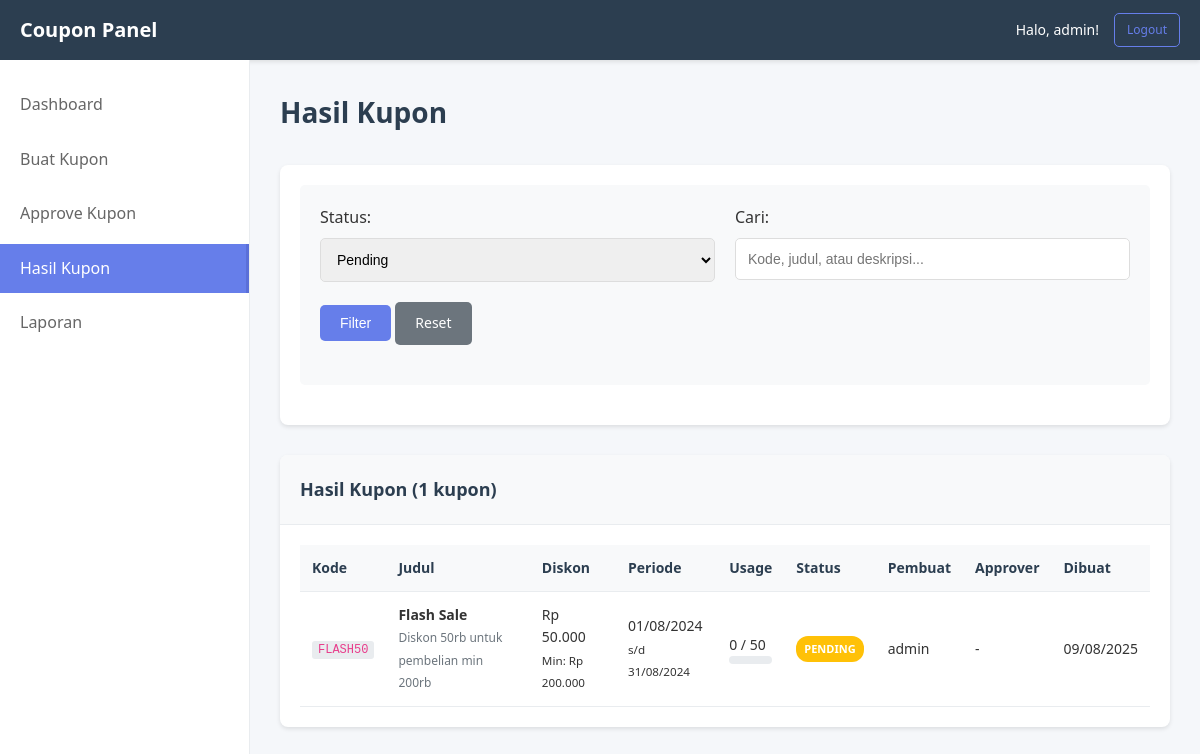
Screenshot of /result.php?filter=pending (signed in) with the database file from the repository.
### tables this page shows
CREATE TABLE users (
    id INT AUTO_INCREMENT PRIMARY KEY,
    username VARCHAR(50) NOT NULL UNIQUE,
    password VARCHAR(255) NOT NULL,
    email VARCHAR(100),
    created_at TIMESTAMP DEFAULT CURRENT_TIMESTAMP
);

CREATE TABLE coupons (
    id INT AUTO_INCREMENT PRIMARY KEY,
    code VARCHAR(50) NOT NULL UNIQUE,
    title VARCHAR(100) NOT NULL,
    description TEXT,
    discount_type ENUM('percentage', 'fixed') NOT NULL,
    discount_value DECIMAL(10,2) NOT NULL,
    min_order DECIMAL(10,2) DEFAULT 0,
    max_usage INT DEFAULT 1,
    current_usage INT DEFAULT 0,
    status ENUM('pending', 'approved', 'rejected', 'expired') DEFAULT 'pending',
    start_date DATE NOT NULL,
    end_date DATE NOT NULL,
    created_by INT NOT NULL,
    created_at TIMESTAMP DEFAULT CURRENT_TIMESTAMP,
    updated_at TIMESTAMP DEFAULT CURRENT_TIMESTAMP ON UPDATE CURRENT_TIMESTAMP,
    approved_by INT NULL,
    approved_at TIMESTAMP NULL,
    FOREIGN KEY (created_by) REFERENCES users(id),
    FOREIGN KEY (approved_by) REFERENCES users(id)
);

### auth.php (called while the page is built, shortened)
<?php
require_once 'db.php';
function getCurrentUser() {
    global $pdo;
    try {
        $stmt = $pdo->prepare("SELECT * FROM users WHERE id = ?");
        $stmt->execute([$_SESSION['user_id']]);
        return $stmt->fetch(PDO::FETCH_ASSOC);
    } catch(PDOException $e) {
        return null;
    }
}
?>

### db.php (called while the page is built, shortened)
<?php
function formatCurrency($amount) {
    return 'Rp ' . number_format($amount, 0, ',', '.');
}
function formatDate($date) {
    return date('d/m/Y', strtotime($date));
}
?>

### result.php (the view, shortened to what this page needs)
<?php
require_once 'auth.php';
$filter = $_GET['filter'] ?? 'all';
$search = $_GET['search'] ?? '';
try {
    $sql = "
        SELECT c.*, u.username as creator, u2.username as approver
        FROM coupons c
        JOIN users u ON c.created_by = u.id
        LEFT JOIN users u2 ON c.approved_by = u2.id
        WHERE 1=1
    ";
    $params = [];
    if ($filter != 'all') {
        $sql .= " AND c.status = ?";
        $params[] = $filter;
    }
    $sql .= " ORDER BY c.created_at DESC";
    $stmt = $pdo->prepare($sql);
    $stmt->execute($params);
    $coupons = $stmt->fetchAll();
    $couponStats = [];
    foreach ($coupons as $coupon) {
        $stmt = $pdo->prepare("SELECT COUNT(*) as usage_count FROM coupon_usage WHERE coupon_id = ?");
        $stmt->execute([$coupon['id']]);
        $couponStats[$coupon['id']] = $stmt->fetch()['usage_count'];
    }
} catch(PDOException $e) {
    die("Error: " . $e->getMessage());
}
$user = getCurrentUser();
?>
<!DOCTYPE html>
<html lang="id">
<head>
    <link rel="stylesheet" href="style.css">
</head>
<body>
    <nav class="navbar">
        <div class="nav-brand">
            <h2>Coupon Panel</h2>
        </div>
        <div class="nav-user">
            <span>Halo, <?php echo htmlspecialchars($user['username']); ?>!</span>
            <a href="logout.php" class="btn btn-sm btn-outline">Logout</a>
        </div>
    </nav>
    <div class="container">
        <div class="sidebar">
            <ul class="nav-menu">
                <li><a href="dashboard.php">Dashboard</a></li>
                <li><a href="create_coupon.php">Buat Kupon</a></li>
                <li><a href="approve_coupon.php">Approve Kupon</a></li>
                <li><a href="result.php" class="active">Hasil Kupon</a></li>
                <li><a href="report.php">Laporan</a></li>
            </ul>
        </div>
        <div class="main-content">
            <h1>Hasil Kupon</h1>
            <div class="card">
                <div class="card-body">
                    <form method="GET" class="filter-form">
                        <div class="form-row">
                            <div class="form-group">
                                <label for="filter">Status:</label>
                                <select id="filter" name="filter">
                                    <option value="pending" <?php echo $filter == 'pending' ? 'selected' : ''; ?>>Pending</option>
                                </select>
                            </div>
                            <div class="form-group">
                                <label for="search">Cari:</label>
                                <input type="text" id="search" name="search" value="<?php echo htmlspecialchars($search); ?>" placeholder="Kode, judul, atau deskripsi...">
                            </div>
                            <div class="form-group">
                                <button type="submit" class="btn btn-primary">Filter</button>
                                <a href="result.php" class="btn btn-secondary">Reset</a>
                            </div>
                        </div>
                    </form>
                </div>
            </div>
            <div class="card">
                <div class="card-header">
                    <h3>Hasil Kupon (<?php echo count($coupons); ?> kupon)</h3>
                </div>
                <div class="card-body">
                    <?php if (empty($coupons)): ?>
                        <p>Tidak ada kupon yang ditemukan.</p>
                    <?php else: ?>
                        <div class="table-responsive">
                            <table class="table">
                                <thead>
                                    <tr>
                                        <th>Kode</th>
                                        <th>Judul</th>
                                        <th>Diskon</th>
                                        <th>Periode</th>
                                        <th>Usage</th>
                                        <th>Status</th>
                                        <th>Pembuat</th>
                                        <th>Approver</th>
                                        <th>Dibuat</th>
                                    </tr>
                                </thead>
                                <tbody>
                                    <?php foreach ($coupons as $coupon): ?>
                                        <tr>
                                            <td><code><?php echo htmlspecialchars($coupon['code']); ?></code></td>
                                            <td>
                                                <strong><?php echo htmlspecialchars($coupon['title']); ?></strong>
                                                <?php if ($coupon['description']): ?>
                                                    <br><small class="text-muted"><?php echo htmlspecialchars($coupon['description']); ?></small>
                                                <?php endif; ?>
                                            </td>
                                            <td>
                                                <?php if ($coupon['discount_type'] == 'percentage'): ?>
                                                    <?php echo $coupon['discount_value']; ?>%
                                                <?php else: ?>
                                                    <?php echo formatCurrency($coupon['discount_value']); ?>
                                                <?php endif; ?>
                                                <?php if ($coupon['min_order'] > 0): ?>
                                                    <br><small>Min: <?php echo formatCurrency($coupon['min_order']); ?></small>
                                                <?php endif; ?>
                                            </td>
                                            <td>
                                                <?php echo formatDate($coupon['start_date']); ?><br>
                                                <small>s/d <?php echo formatDate($coupon['end_date']); ?></small>
                                            </td>
                                            <td>
                                                <?php echo $couponStats[$coupon['id']]; ?> / <?php echo $coupon['max_usage']; ?>
                                                <br>
                                                <div class="progress-bar">
                                                </div>
                                            </td>
                                            <td>
                                                <span class="badge badge-<?php echo $coupon['status']; ?>">
                                                    <?php echo ucfirst($coupon['status']); ?>
                                                </span>
                                            </td>
                                            <td><?php echo htmlspecialchars($coupon['creator']); ?></td>
                                            <td>
                                                <?php if ($coupon['approver']): ?>
                                                    <?php echo htmlspecialchars($coupon['approver']); ?>
                                                    <br><small><?php echo date('d/m/Y', strtotime($coupon['approved_at'])); ?></small>
                                                <?php else: ?>
                                                    -
                                                <?php endif; ?>
                                            </td>
                                            <td><?php echo formatDate($coupon['created_at']); ?></td>
                                        </tr>
                                    <?php endforeach; ?>
                                </tbody>
                            </table>
                        </div>
                    <?php endif; ?>
                </div>
            </div>
        </div>
    </div>
</body>
</html>

### style.css (style rules this page uses)
* { margin: 0; padding: 0; box-sizing: border-box; }
body { font-family: 'Segoe UI', Tahoma, Geneva, Verdana, sans-serif; background-color: #f5f7fa; color: #333; line-height: 1.6; }
.navbar { background: #2c3e50; color: white; padding: 0 20px; display: flex; justify-content: space-between; align-items: center; height: 60px; box-shadow: 0 2px 4px rgba(0,0,0,0.1); }
.nav-brand h2 { font-size: 20px; font-weight: 600; }
.nav-user { display: flex; align-items: center; gap: 15px; }
.nav-user span { font-size: 14px; }
.container { display: flex; min-height: calc(100vh - 60px); }
.sidebar { width: 250px; background: white; border-right: 1px solid #e9ecef; padding: 20px 0; }
.nav-menu { list-style: none; }
.nav-menu li { margin-bottom: 5px; }
.nav-menu a { display: block; padding: 12px 20px; text-decoration: none; color: #666; font-weight: 500; transition: all 0.3s ease; }
.nav-menu a:hover, .nav-menu a.active { background: #667eea; color: white; border-right: 3px solid #5a6fd8; }
.main-content { flex: 1; padding: 30px; overflow-x: auto; }
.main-content h1 { font-size: 28px; margin-bottom: 30px; color: #2c3e50; }
.card { background: white; border-radius: 8px; box-shadow: 0 2px 4px rgba(0,0,0,0.1); margin-bottom: 30px; overflow: hidden; }
.card-header { background: #f8f9fa; padding: 20px; border-bottom: 1px solid #e9ecef; }
.card-header h3 { font-size: 18px; font-weight: 600; color: #2c3e50; }
.card-body { padding: 20px; }
.form-group { margin-bottom: 20px; }
.form-row { display: grid; grid-template-columns: 1fr 1fr; gap: 20px; margin-bottom: 20px; }
.form-row .form-group { margin-bottom: 0; }
label { display: block; margin-bottom: 8px; font-weight: 500; color: #333; }
input[type="text"], input[type="password"], input[type="email"], input[type="number"], input[type="date"], select, textarea { width: 100%; padding: 12px; border: 1px solid #ddd; border-radius: 5px; font-size: 14px; transition: border-color 0.3s ease; }
.filter-form { background: #f8f9fa; padding: 20px; border-radius: 5px; margin-bottom: 20px; }
.btn { display: inline-block; padding: 10px 20px; border: none; border-radius: 5px; font-size: 14px; font-weight: 500; text-decoration: none; cursor: pointer; transition: all 0.3s ease; text-align: center; }
.btn-primary { background: #667eea; color: white; }
.btn-secondary { background: #6c757d; color: white; }
.btn-outline { background: transparent; border: 1px solid #667eea; color: #667eea; }
.btn-sm { padding: 6px 12px; font-size: 12px; }
.table-responsive { overflow-x: auto; }
.table { width: 100%; border-collapse: collapse; font-size: 14px; }
.table th, .table td { padding: 12px; text-align: left; border-bottom: 1px solid #e9ecef; }
.table th { background: #f8f9fa; font-weight: 600; color: #2c3e50; }
.table code { background: #e9ecef; padding: 2px 6px; border-radius: 3px; font-size: 12px; color: #e83e8c; }
.badge { display: inline-block; padding: 4px 8px; font-size: 11px; font-weight: 600; color: white; border-radius: 12px; text-transform: uppercase; }
.badge-pending { background: #ffc107; }
.progress-bar { width: 100%; height: 8px; background: #e9ecef; border-radius: 4px; overflow: hidden; }
.text-muted { color: #6c757d !important; font-size: 12px; }

### rows the page displays
users: username "admin"
coupons: code "FLASH50", title "Flash Sale", description "Diskon 50rb untuk pembelian min 200rb", discount_value "Rp 50.000", min_order "Rp 200.000", start_date "01/08/2024", end_date "31/08/2024", id "0", max_usage "50", status "PENDING", created_by.username "admin", created_at "09/08/2025"

### other values shown
count($coupons) "1"
